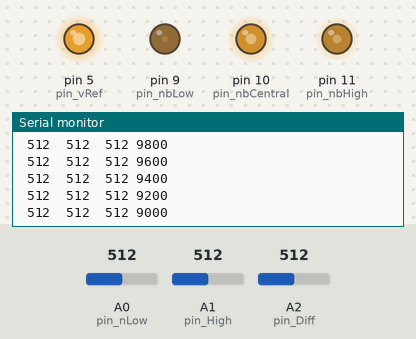
A sketch run on a simulated Arduino Uno, built with avr-gcc and run on an emulated ATmega328P. Parts: output pins drawn as LEDs (lit = HIGH), the last lines printed to the serial monitor. The test bench sets the inputs (shaded band); at power-on: A0 (pin_nLow) = 512, A1 (pin_High) = 512, A2 (pin_Diff) = 512. Pins used as bus, display or sensor lines are not drawn.

Above: at 2.2 s.
2.3 s: A0 (pin_nLow) set to 108
At 2.36 s:
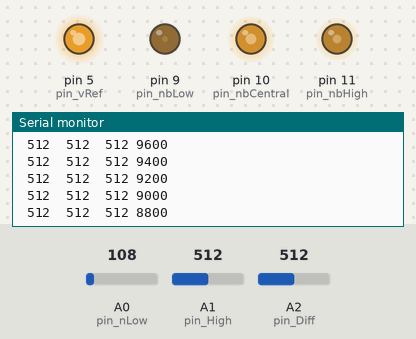
3.8 s: A0 (pin_nLow) set to 92
At 3.97 s:
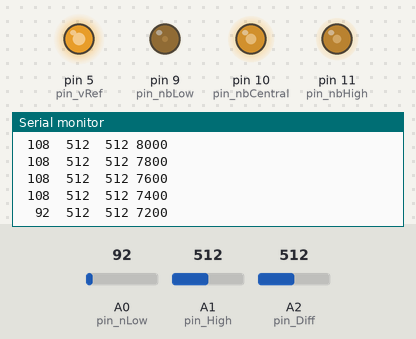
Timing chart, 0 to 6.8 s (numbered marks = the images above; inputs shaded):
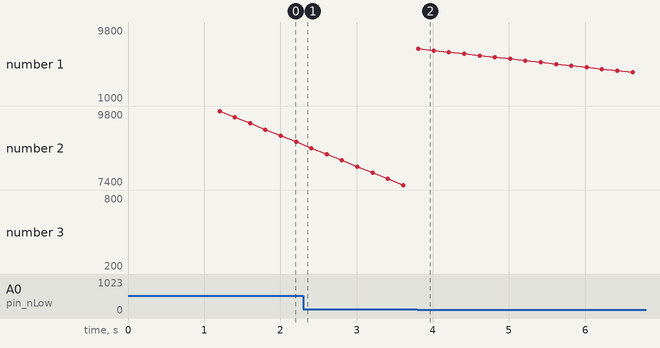

Measured:
- the behaviour switches between 100 and 99 on A0 (pin_nLow) (found by bisection; images 1 and 2)
- after the input at 3.8 s, the serial monitor: prints a new line at once (image 2)

The sketch:

sf1OneProbeRepeatingReset.ino
```cpp
/* Analog in pins A0-A1 are connected thus:
 *  A0: nLow_0
 *  A1: High_0
 *  A2: Diff
 *
 *  The PWM pins are dedicated to:
 *
 *  3: vRef = assuming ground - 4V away from the target of 4V.
 *
 *  9: nbLow       Guess     0.5 V  Targets:    100p
 *  10: nbCentral             1 V                1n
 *  11: nbHigh                2 V                10n
 *  (might need to go up to compensate for arduino sampling conductance
 */

int pin_vRef = 5;
int pin_nbLow = 9;
int pin_nbCentral = 10;
int pin_nbHigh = 11;

int pin_nLow = A0;
int pin_High = A1;
int pin_Diff = A2;

int val_nLow = 0;
int val_High = 0;
int val_Diff = 0;

int pin_reset = 2;

int countDown = 0;
int periodMs = 200;

char strOut[65];

// the setup function runs once when you press reset or power the board
void setup() {
  Serial.begin(9600);
  while (!Serial);
  Serial.println("Starting ...");
  analogWrite(pin_vRef, 4 * 51); // 255 max value / 5V = 51
  analogWrite(pin_nbLow, 0.5 * 51);
  analogWrite(pin_nbCentral, 3 * 51);
  analogWrite(pin_nbHigh, 2 * 51);
  pinMode(2, OUTPUT);
  digitalWrite(pin_reset, LOW);
  delay(1000);
  digitalWrite(pin_reset, HIGH);
}

// the loop function runs over and over again forever
void loop() {
  val_nLow = analogRead(pin_nLow);
  val_High = analogRead(pin_High);
  val_Diff = analogRead(pin_Diff);
  sprintf(strOut, "%4d %4d %4d %4d", val_nLow, val_Diff, val_High, countDown);
  Serial.println(strOut);

  if (countDown <= 0) {
    Serial.println("Reset...");
    digitalWrite(pin_reset, LOW);
    countDown = 10000;
    }
  if (countDown == 5000) {
      Serial.println("Running...");
      digitalWrite(pin_reset, HIGH);
    }
    countDown -= periodMs;

  delay(periodMs);
}
```
